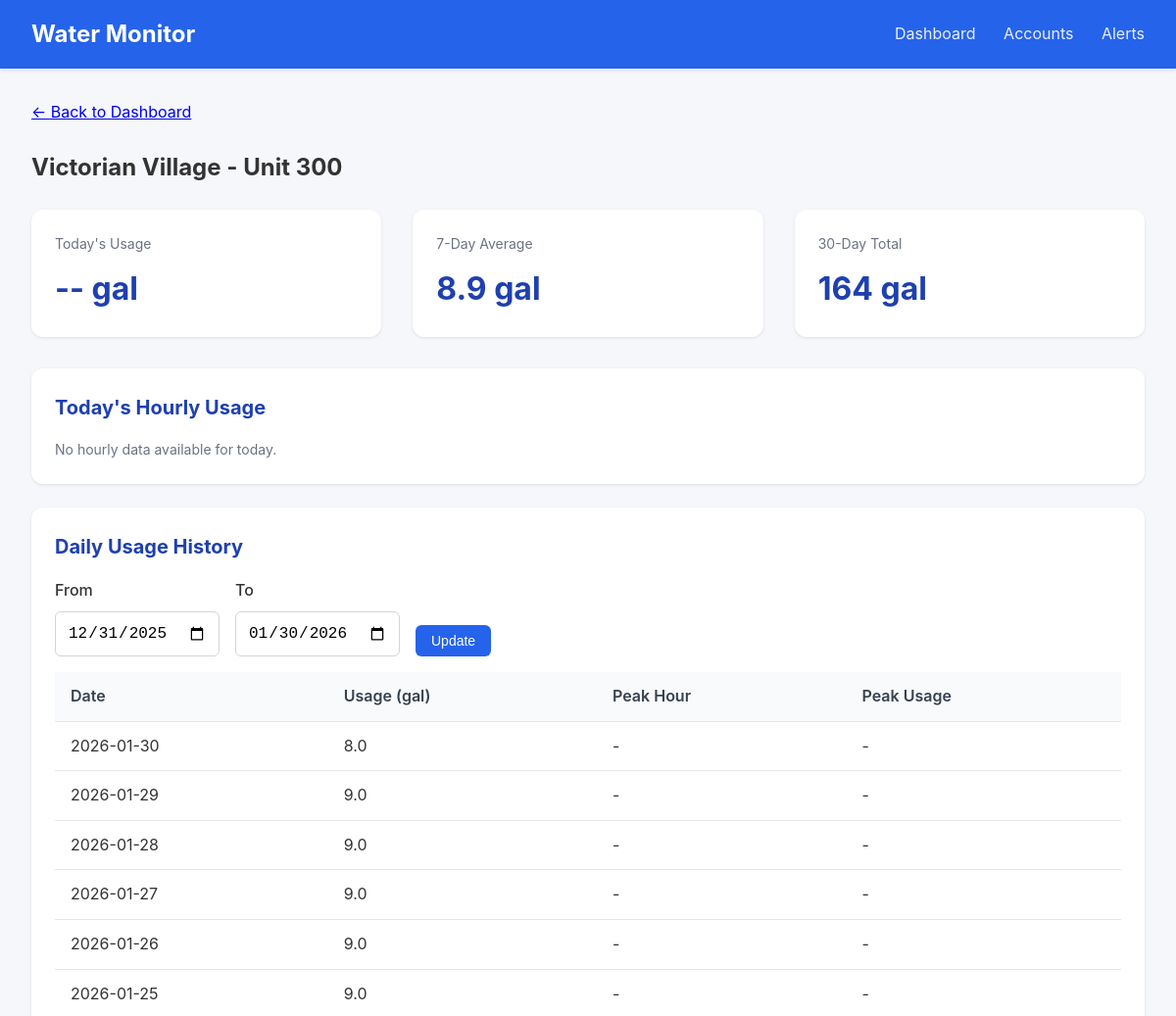
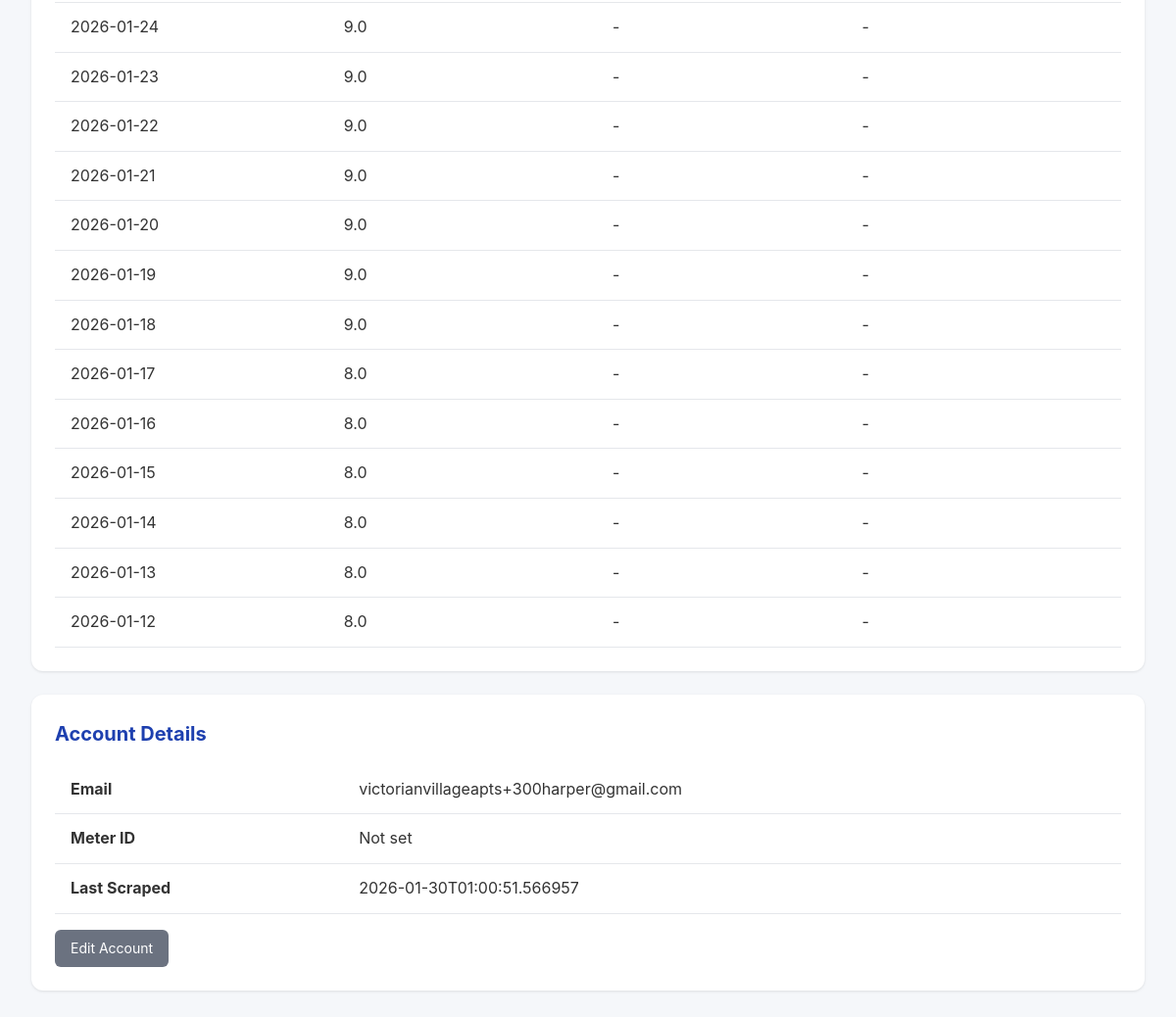
/meter/2, run on the app's committed database (2 pictures, top to bottom).
### tables this page shows
CREATE TABLE accounts (
                id INTEGER PRIMARY KEY AUTOINCREMENT,
                email TEXT UNIQUE NOT NULL,
                password_encrypted TEXT NOT NULL,
                meter_id TEXT,
                account_number TEXT,
                address TEXT,
                building_name TEXT,
                unit_number TEXT,
                is_active INTEGER DEFAULT 1,
                last_scraped TIMESTAMP,
                created_at TIMESTAMP DEFAULT CURRENT_TIMESTAMP
            , avg_12mo REAL, monthly_usage REAL, unit_count INTEGER DEFAULT 1, leak_alerts INTEGER DEFAULT 1, min_overage_pct INTEGER DEFAULT 10);

CREATE TABLE daily_summaries (
                id INTEGER PRIMARY KEY AUTOINCREMENT,
                account_id INTEGER NOT NULL,
                reading_date DATE NOT NULL,
                total_usage_gallons REAL,
                peak_hour INTEGER,
                peak_usage_gallons REAL,
                created_at TIMESTAMP DEFAULT CURRENT_TIMESTAMP,
                FOREIGN KEY (account_id) REFERENCES accounts(id),
                UNIQUE(account_id, reading_date)
            );

### app.py (the view)
@app.route('/meter/<int:account_id>')
def meter_detail(account_id):
    account = db.get_account(account_id)
    if not account:
        flash('Meter not found', 'error')
        return redirect(url_for('dashboard'))
    end_date = date.today()
    start_date = end_date - timedelta(days=30)
    if request.args.get('start_date'):
        start_date = datetime.strptime(request.args.get('start_date'), '%Y-%m-%d').date()
    if request.args.get('end_date'):
        end_date = datetime.strptime(request.args.get('end_date'), '%Y-%m-%d').date()
    daily_data = db.get_daily_summaries(account_id, start_date, end_date)
    hourly_data = db.get_hourly_readings(account_id, date.today())
    return render_template('meter_detail.html',
                           account=account,
                           daily_data=daily_data,
                           hourly_data=hourly_data,
                           start_date=start_date,
                           end_date=end_date)

### database.py (called while the page is built)
@contextmanager
def get_db():
    conn = sqlite3.connect(config.DATABASE_PATH)
    conn.row_factory = sqlite3.Row
    try:
        yield conn
        conn.commit()
    finally:
        conn.close()

def get_account(account_id: int) -> Optional[dict]:
    with get_db() as conn:
        cursor = conn.cursor()
        cursor.execute('SELECT * FROM accounts WHERE id = ?', (account_id,))
        row = cursor.fetchone()
        if row:
            return dict(row)
    return None

def get_hourly_readings(account_id: int, reading_date: date) -> list:
    with get_db() as conn:
        cursor = conn.cursor()
        cursor.execute('''
            SELECT * FROM hourly_readings
            WHERE account_id = ? AND reading_date = ?
            ORDER BY hour
        ''', (account_id, reading_date))
        return [dict(row) for row in cursor.fetchall()]

def get_daily_summaries(account_id: int, start_date: date = None, end_date: date = None) -> list:
    with get_db() as conn:
        cursor = conn.cursor()
        query = 'SELECT * FROM daily_summaries WHERE account_id = ?'
        params = [account_id]
        if start_date:
            query += ' AND reading_date >= ?'
            params.append(start_date)
        if end_date:
            query += ' AND reading_date <= ?'
            params.append(end_date)
        query += ' ORDER BY reading_date DESC'
        cursor.execute(query, params)
        return [dict(row) for row in cursor.fetchall()]

### templates/meter_detail.html (shortened to what this page needs)
{% extends "base.html" %}
{% block content %}
<div style="margin-bottom: 1.5rem;">
    <a href="{{ url_for('dashboard') }}">&larr; Back to Dashboard</a>
</div>
<h2 style="margin-bottom: 1.5rem;">
    {{ account.building_name or 'Unknown Building' }} - Unit {{ account.unit_number or 'N/A' }}
</h2>
<div class="stats">
    <div class="stat-card">
        <div class="label">Today's Usage</div>
        <div class="value">
            {% if daily_data and daily_data[0].reading_date == today %}
                {{ "%.1f"|format(daily_data[0].total_usage_gallons or 0) }} gal
            {% else %}
                -- gal
            {% endif %}
        </div>
    </div>
    <div class="stat-card">
        <div class="label">7-Day Average</div>
        <div class="value">
            {% set week_total = daily_data[:7]|sum(attribute='total_usage_gallons') %}
            {{ "%.1f"|format(week_total / 7) if daily_data else '--' }} gal
        </div>
    </div>
    <div class="stat-card">
        <div class="label">30-Day Total</div>
        <div class="value">
            {% set month_total = daily_data|sum(attribute='total_usage_gallons') %}
            {{ "%.0f"|format(month_total) if daily_data else '--' }} gal
        </div>
    </div>
</div>
<div class="card">
    <h2>Today's Hourly Usage</h2>
    {% if hourly_data %}
    <div style="display: flex; align-items: flex-end; height: 200px; gap: 4px; padding: 1rem 0;">
        {% set max_hourly = hourly_data|map(attribute='usage_gallons')|max or 1 %}
        {% for hour in hourly_data %}
        <div style="flex: 1; display: flex; flex-direction: column; align-items: center;">
            <div style="background: #2563eb; width: 100%;
                        height: {{ (hour.usage_gallons or 0) / max_hourly * 150 }}px;
                        border-radius: 4px 4px 0 0;"></div>
            <div style="font-size: 0.7rem; color: #6b7280; margin-top: 4px;">{{ hour.hour }}</div>
        </div>
        {% endfor %}
    </div>
    <p class="text-muted">Hours (0-23)</p>
    {% else %}
    <p class="text-muted">No hourly data available for today.</p>
    {% endif %}
</div>
<div class="card">
    <h2>Daily Usage History</h2>
    <form method="GET" style="display: flex; gap: 1rem; margin-bottom: 1rem;">
        <div class="form-group" style="margin-bottom: 0;">
            <label for="start_date">From</label>
            <input type="date" id="start_date" name="start_date" value="{{ start_date }}">
        </div>
        <div class="form-group" style="margin-bottom: 0;">
            <label for="end_date">To</label>
            <input type="date" id="end_date" name="end_date" value="{{ end_date }}">
        </div>
        <div class="form-group" style="margin-bottom: 0; display: flex; align-items: flex-end;">
            <button type="submit" class="btn btn-primary">Update</button>
        </div>
    </form>
    {% if daily_data %}
    <table>
        <thead>
            <tr>
                <th>Date</th>
                <th>Usage (gal)</th>
                <th>Peak Hour</th>
                <th>Peak Usage</th>
            </tr>
        </thead>
        <tbody>
            {% for day in daily_data %}
            <tr>
                <td>{{ day.reading_date }}</td>
                <td>{{ "%.1f"|format(day.total_usage_gallons or 0) }}</td>
                <td>{{ day.peak_hour if day.peak_hour is not none else '-' }}{% if day.peak_hour is not none %}:00{% endif %}</td>
                <td>{{ "%.1f"|format(day.peak_usage_gallons or 0) if day.peak_usage_gallons else '-' }}</td>
            </tr>
            {% endfor %}
        </tbody>
    </table>
    {% else %}
    <p class="text-muted">No usage data available for this period.</p>
    {% endif %}
</div>
<div class="card">
    <h2>Account Details</h2>
    <table>
        <tr><td><strong>Email</strong></td><td>{{ account.email }}</td></tr>
        <tr><td><strong>Meter ID</strong></td><td>{{ account.meter_id or 'Not set' }}</td></tr>
        <tr><td><strong>Last Scraped</strong></td><td>{{ account.last_scraped or 'Never' }}</td></tr>
    </table>
    <div class="mt-4">
        <a href="{{ url_for('edit_account', account_id=account.id) }}" class="btn btn-secondary">Edit Account</a>
    </div>
</div>
{% endblock %}

### templates/base.html (style rules this page uses)
* { box-sizing: border-box; margin: 0; padding: 0; }
body { font-family: -apple-system, BlinkMacSystemFont, 'Segoe UI', Roboto, Oxygen, Ubuntu, sans-serif; background: #f5f7fa; color: #333; line-height: 1.6; }
.card { background: white; border-radius: 12px; box-shadow: 0 1px 3px rgba(0,0,0,0.1); padding: 1.5rem; margin-bottom: 1.5rem; }
.card h2 { margin-bottom: 1rem; color: #1e40af; font-size: 1.25rem; }
.stats { display: flex; gap: 2rem; margin-bottom: 2rem; }
.stat-card { background: white; border-radius: 12px; padding: 1.5rem; box-shadow: 0 1px 3px rgba(0,0,0,0.1); flex: 1; }
.stat-card .label { color: #6b7280; font-size: 0.875rem; margin-bottom: 0.5rem; }
.stat-card .value { font-size: 2rem; font-weight: 700; color: #1e40af; }
table { width: 100%; border-collapse: collapse; }
th, td { padding: 0.75rem 1rem; text-align: left; border-bottom: 1px solid #e5e7eb; }
th { background: #f9fafb; font-weight: 600; color: #374151; }
.btn { display: inline-block; padding: 0.5rem 1rem; border-radius: 6px; text-decoration: none; font-size: 0.875rem; cursor: pointer; border: none; }
.btn-primary { background: #2563eb; color: white; }
.btn-secondary { background: #6b7280; color: white; }
.form-group { margin-bottom: 1rem; }
.form-group label { display: block; margin-bottom: 0.5rem; font-weight: 500; }
.form-group input, .form-group select { width: 100%; padding: 0.75rem; border: 1px solid #d1d5db; border-radius: 6px; font-size: 1rem; }
.text-muted { color: #6b7280; font-size: 0.875rem; }
.mt-4 { margin-top: 1rem; }

### data on the page
accounts: building_name "Victorian Village", unit_number "300", email "victorianvillageapts+300harper@gmail.com", last_scraped "2026-01-30T01:00:51.566957"
daily_summaries: reading_date "2026-01-30", total_usage_gallons "8.0", peak_hour "-", peak_usage_gallons "-"
daily_summaries: reading_date "2026-01-29", total_usage_gallons "9.0", peak_hour "-", peak_usage_gallons "-"
daily_summaries: reading_date "2026-01-28", total_usage_gallons "9.0", peak_hour "-", peak_usage_gallons "-"
daily_summaries: reading_date "2026-01-27", total_usage_gallons "9.0", peak_hour "-", peak_usage_gallons "-"
daily_summaries: reading_date "2026-01-26", total_usage_gallons "9.0", peak_hour "-", peak_usage_gallons "-"
daily_summaries: reading_date "2026-01-25", total_usage_gallons "9.0", peak_hour "-", peak_usage_gallons "-"
daily_summaries: reading_date "2026-01-24", total_usage_gallons "9.0", peak_hour "-", peak_usage_gallons "-"
daily_summaries: reading_date "2026-01-23", total_usage_gallons "9.0", peak_hour "-", peak_usage_gallons "-"
daily_summaries: reading_date "2026-01-22", total_usage_gallons "9.0", peak_hour "-", peak_usage_gallons "-"
daily_summaries: reading_date "2026-01-21", total_usage_gallons "9.0", peak_hour "-", peak_usage_gallons "-"
daily_summaries: reading_date "2026-01-20", total_usage_gallons "9.0", peak_hour "-", peak_usage_gallons "-"
daily_summaries: reading_date "2026-01-19", total_usage_gallons "9.0", peak_hour "-", peak_usage_gallons "-"
daily_summaries: reading_date "2026-01-18", total_usage_gallons "9.0", peak_hour "-", peak_usage_gallons "-"
daily_summaries: reading_date "2026-01-17", total_usage_gallons "8.0", peak_hour "-", peak_usage_gallons "-"
daily_summaries: reading_date "2026-01-16", total_usage_gallons "8.0", peak_hour "-", peak_usage_gallons "-"
daily_summaries: reading_date "2026-01-15", total_usage_gallons "8.0", peak_hour "-", peak_usage_gallons "-"
daily_summaries: reading_date "2026-01-14", total_usage_gallons "8.0", peak_hour "-", peak_usage_gallons "-"
daily_summaries: reading_date "2026-01-13", total_usage_gallons "8.0", peak_hour "-", peak_usage_gallons "-"
daily_summaries: reading_date "2026-01-12", total_usage_gallons "8.0", peak_hour "-", peak_usage_gallons "-"

### other printed values
{{ "%.1f"|format(week_total / 7) if daily_data else '--' }} "8.9"
{{ "%.0f"|format(month_total) if daily_data else '--' }} "164"
{{ account.meter_id or 'Not set' }} "Not set"
